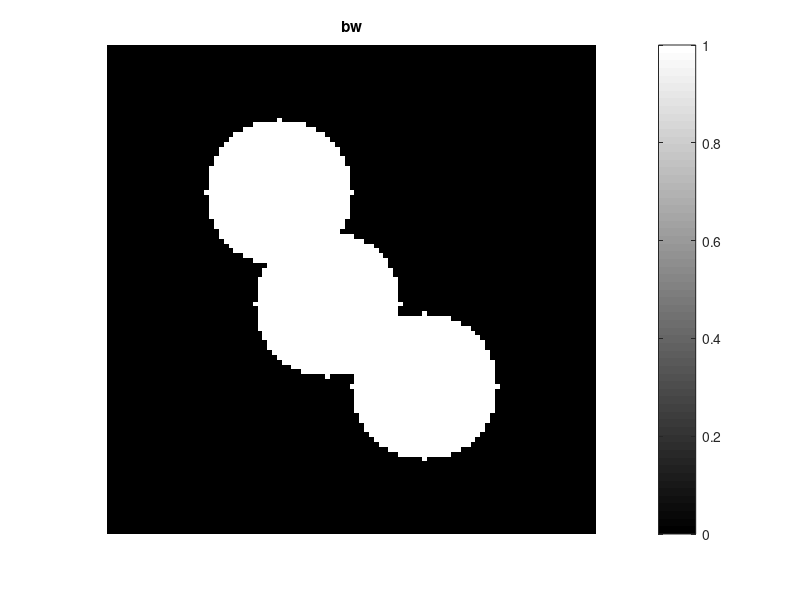
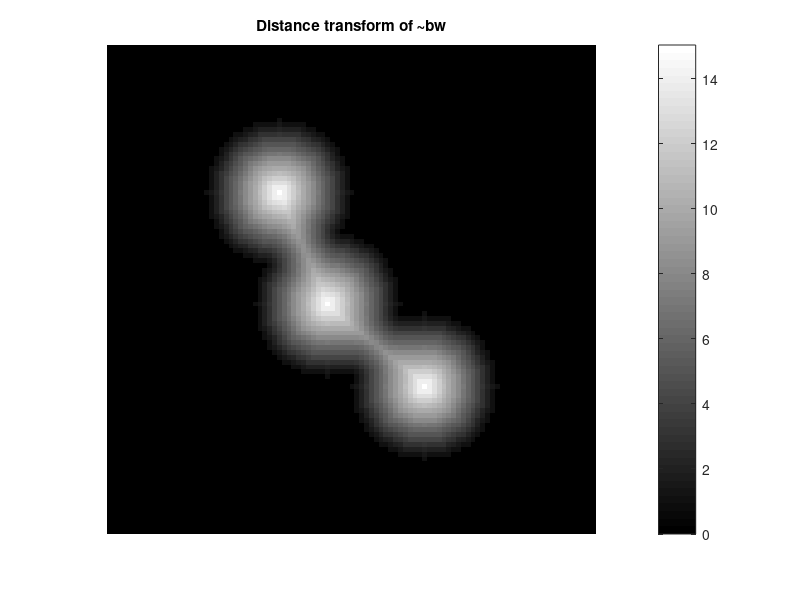
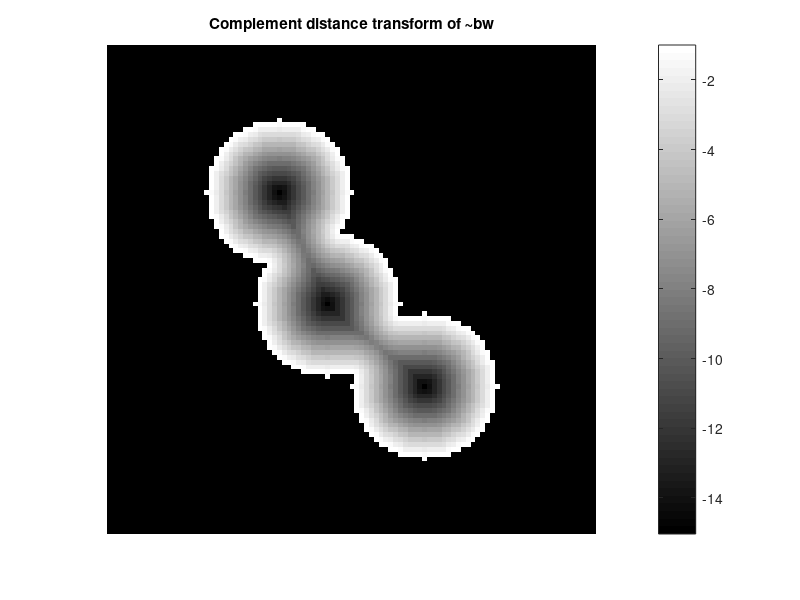
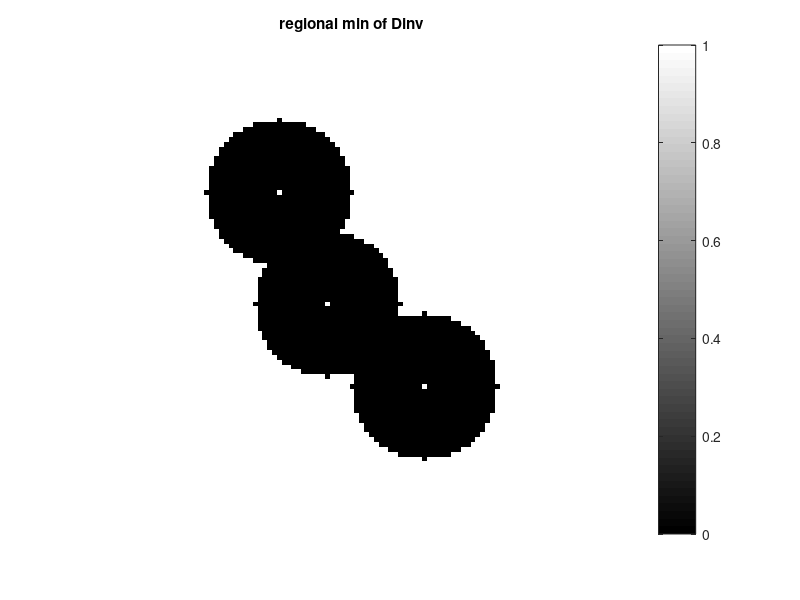

Reproduce these figures in MATLAB, in order. (Note: this script raises an error after producing the figures.)
%%%%%%%%%%%%%%%%%%%%%%%%%%%%%%%%%%%%%%%%%%%
% Watershed exemple, partly from Matlab
% Written  by Maria Magnusson, 2007-05-08
% Modified by Maria Magnusson, 2008-08-11
%%%%%%%%%%%%%%%%%%%%%%%%%%%%%%%%%%%%%%%%%%%

% Make a binary test image (you do not need to understand this code)
%-------------------------------------------------------------------
lims = [-50 50];
[x,y] = meshgrid(lims(1):lims(2));
center1x = -15;
center1y = -20;
center2x = -5;
center2y = 3;
center3x = 15;
center3y = 20;
radius = 15;
bw1 = sqrt((x-center1x).^2 + (y-center1y).^2) <= radius;
bw2 = sqrt((x-center2x).^2 + (y-center2y).^2) <= radius;
bw3 = sqrt((x-center3x).^2 + (y-center3y).^2) <= radius;
bw = bw1 | bw2 | bw3;
figure(1), imshow(bw,'InitialMagnification','fit'), title('bw');
colormap(gray), colorbar;

% Compute the distance transform inside the objects
%--------------------------------------------------
D = bwdist(~bw);
figure(2), imshow(D,[],'InitialMagnification','fit');
title('Distance transform of ~bw');
colormap(jet), colorbar;

% Change the sign of the distance transform and 
% set pixels outside the object to the minimum value
%---------------------------------------------------
Dinv = -D;
Dinv(~bw) = min(min(Dinv));
figure(3), imshow(Dinv,[],'InitialMagnification','fit');
title('Complement distance transform of ~bw');
colormap(jet), colorbar;

% Search for regional min
%------------------------
RegMin = imregionalmin(Dinv,8);
figure(4), imshow(RegMin,[],'InitialMagnification','fit');
colormap(jet), colorbar;
title('regional min of Dinv');

% Perform labeling
%-----------------
labelstruct = bwconncomp(RegMin,8); 

% Make a labelimage to look at
%-----------------------------
NumObj = labelstruct.NumObjects;
labelim = zeros(labelstruct.ImageSize);
for no = 1:NumObj
  labelim(labelstruct.PixelIdxList{no}) = no;
end
figure(5), imshow(labelim,[],'InitialMagnification','fit');
colormap(jet), colorbar;
title('labeling of regional min');

% Compute the watershed transform
%--------------------------------
W1 = watershed_meyer(Dinv,8,labelstruct);
figure(6), imshow(W1,[],'InitialMagnification','fit');
colormap(jet), colorbar;
title('Watershed of Dinv');

W2 = W1;
loc = find(W1==1);
W2(loc) = 0;
figure(7), imshow(W2,[],'InitialMagnification','fit');
colormap(jet), colorbar;
title('Fixed Watershed of Dinv')

W2T = W2>=1;
figure(8), imshow(W2T,[],'InitialMagnification','fit');
colormap(gray), colorbar;
title('Final segmentation result')

% Compute the distance map outside the nuclei
%--------------------------------------------

dMap = bwdist(W2T);
for i = 1:length(dMap)
	for j = 1:length(dMap(:, 1))
		if dMap(i, j) > 15
			dMap(i, j) = 0;
		end
	end
end
figure(9), imshow(dMap, [], 'InitialMagnification', 'fit')
colormap(jet), colorbar;
title('Distance map of nuclei');

% Create water holes
%-------------------
holeMap = W2T;
% place a hole somewhere in the sea
holeMap(2, 2) = 1;
holesstruct = bwconncomp(holeMap, 8);

% Compute watershed
wShed = watershed_meyer(dMap, 8, holesstruct);
figure(10), imshow(wShed, [], 'InitialMagnification', 'fit')
colormap(jet), colorbar;
title('Watershed of dMap (cytoplasm)');

% IT WORKED!

